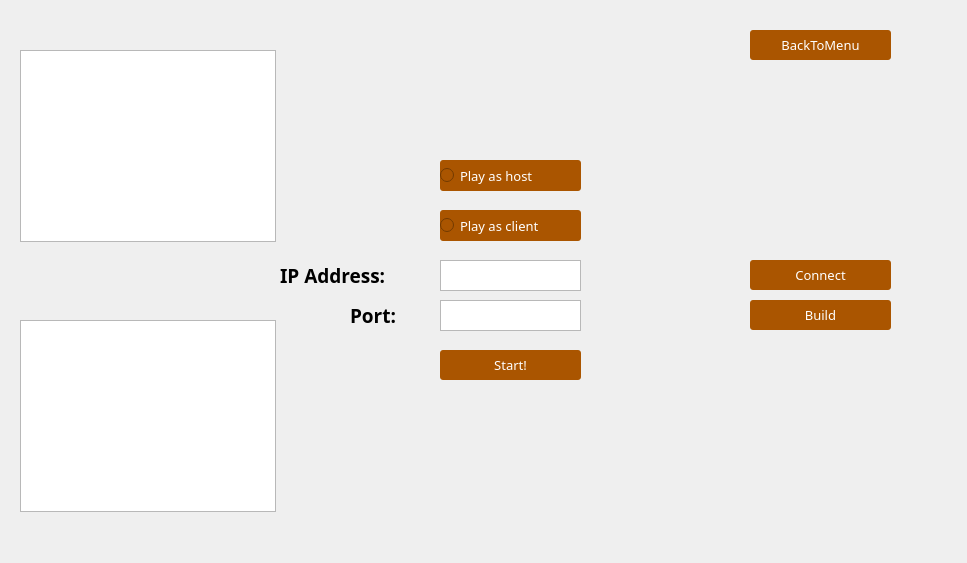
<?xml version="1.0" encoding="UTF-8"?>
<ui version="4.0">
 <class>MultiRoom</class>
 <widget class="QWidget" name="MultiRoom">
  <property name="geometry">
   <rect>
    <x>0</x>
    <y>0</y>
    <width>967</width>
    <height>563</height>
   </rect>
  </property>
  <property name="windowTitle">
   <string>Form</string>
  </property>
  <widget class="QRadioButton" name="HostButton">
   <property name="geometry">
    <rect>
     <x>440</x>
     <y>160</y>
     <width>141</width>
     <height>31</height>
    </rect>
   </property>
   <property name="font">
    <font>
     <family>微软雅黑</family>
     <pointsize>10</pointsize>
    </font>
   </property>
   <property name="layoutDirection">
    <enum>Qt::LeftToRight</enum>
   </property>
   <property name="autoFillBackground">
    <bool>false</bool>
   </property>
   <property name="styleSheet">
    <string notr="true">QRadioButton { background-color: rgb(170, 85, 0); border-radius: 3px; color: rgb(255, 255, 255); }
QRadioButton:hover { background-color: rgb(0, 170, 255); }</string>
   </property>
   <property name="text">
    <string>Play as host</string>
   </property>
  </widget>
  <widget class="QRadioButton" name="ClientButton">
   <property name="geometry">
    <rect>
     <x>440</x>
     <y>210</y>
     <width>141</width>
     <height>31</height>
    </rect>
   </property>
   <property name="font">
    <font>
     <family>微软雅黑</family>
     <pointsize>10</pointsize>
    </font>
   </property>
   <property name="contextMenuPolicy">
    <enum>Qt::DefaultContextMenu</enum>
   </property>
   <property name="styleSheet">
    <string notr="true">QRadioButton { background-color: rgb(170, 85, 0); border-radius: 3px; color: rgb(255, 255, 255); }
QRadioButton:hover { background-color: rgb(0, 170, 255); }</string>
   </property>
   <property name="text">
    <string>Play as client</string>
   </property>
  </widget>
  <widget class="QTextEdit" name="textEditIP">
   <property name="geometry">
    <rect>
     <x>440</x>
     <y>260</y>
     <width>141</width>
     <height>31</height>
    </rect>
   </property>
  </widget>
  <widget class="QTextEdit" name="textEditPort">
   <property name="geometry">
    <rect>
     <x>440</x>
     <y>300</y>
     <width>141</width>
     <height>31</height>
    </rect>
   </property>
  </widget>
  <widget class="QPushButton" name="pushButtonBuild">
   <property name="geometry">
    <rect>
     <x>750</x>
     <y>300</y>
     <width>141</width>
     <height>30</height>
    </rect>
   </property>
   <property name="font">
    <font>
     <family>微软雅黑</family>
     <pointsize>10</pointsize>
    </font>
   </property>
   <property name="styleSheet">
    <string notr="true">QPushButton { background-color: rgb(170, 85, 0); border-radius: 3px; color: rgb(255, 255, 255); } QPushButton:hover { background-color: rgb(0, 170, 255); } QPushButton:disabled { background-color: rgb(170, 170, 170); }</string>
   </property>
   <property name="text">
    <string>Build</string>
   </property>
  </widget>
  <widget class="QPushButton" name="pushButtonConnect">
   <property name="geometry">
    <rect>
     <x>750</x>
     <y>260</y>
     <width>141</width>
     <height>30</height>
    </rect>
   </property>
   <property name="font">
    <font>
     <family>微软雅黑</family>
     <pointsize>10</pointsize>
    </font>
   </property>
   <property name="styleSheet">
    <string notr="true">QPushButton { background-color: rgb(170, 85, 0); border-radius: 3px; color: rgb(255, 255, 255); } QPushButton:hover { background-color: rgb(0, 170, 255); } QPushButton:disabled { background-color: rgb(170, 170, 170); }</string>
   </property>
   <property name="text">
    <string>Connect</string>
   </property>
  </widget>
  <widget class="QPushButton" name="pushButtonStart">
   <property name="geometry">
    <rect>
     <x>440</x>
     <y>350</y>
     <width>141</width>
     <height>30</height>
    </rect>
   </property>
   <property name="font">
    <font>
     <family>微软雅黑</family>
     <pointsize>10</pointsize>
    </font>
   </property>
   <property name="styleSheet">
    <string notr="true">QPushButton { background-color: rgb(170, 85, 0); border-radius: 3px; color: rgb(255, 255, 255); } QPushButton:hover { background-color: rgb(0, 170, 255); } QPushButton:disabled { background-color: rgb(170, 170, 170); }</string>
   </property>
   <property name="text">
    <string>Start!</string>
   </property>
  </widget>
  <widget class="QLabel" name="IPPort">
   <property name="geometry">
    <rect>
     <x>350</x>
     <y>300</y>
     <width>71</width>
     <height>30</height>
    </rect>
   </property>
   <property name="font">
    <font>
     <family>Rockwell</family>
     <pointsize>14</pointsize>
     <weight>75</weight>
     <bold>true</bold>
    </font>
   </property>
   <property name="styleSheet">
    <string notr="true"/>
   </property>
   <property name="text">
    <string>Port:</string>
   </property>
  </widget>
  <widget class="QLabel" name="labelIP">
   <property name="geometry">
    <rect>
     <x>280</x>
     <y>260</y>
     <width>131</width>
     <height>30</height>
    </rect>
   </property>
   <property name="font">
    <font>
     <family>Rockwell</family>
     <pointsize>14</pointsize>
     <weight>75</weight>
     <bold>true</bold>
    </font>
   </property>
   <property name="styleSheet">
    <string notr="true"/>
   </property>
   <property name="text">
    <string>IP Address:</string>
   </property>
  </widget>
  <widget class="QPushButton" name="pushButtonBackToMenu">
   <property name="geometry">
    <rect>
     <x>750</x>
     <y>30</y>
     <width>141</width>
     <height>30</height>
    </rect>
   </property>
   <property name="font">
    <font>
     <family>微软雅黑</family>
     <pointsize>10</pointsize>
    </font>
   </property>
   <property name="styleSheet">
    <string notr="true">QPushButton { background-color: rgb(170, 85, 0); border-radius: 3px; color: rgb(255, 255, 255); } QPushButton:hover { background-color: rgb(0, 170, 255); }</string>
   </property>
   <property name="text">
    <string>BackToMenu</string>
   </property>
  </widget>
  <widget class="QTextBrowser" name="textBrowser1">
   <property name="geometry">
    <rect>
     <x>20</x>
     <y>50</y>
     <width>256</width>
     <height>192</height>
    </rect>
   </property>
  </widget>
  <widget class="QTextBrowser" name="textBrowser2">
   <property name="geometry">
    <rect>
     <x>20</x>
     <y>320</y>
     <width>256</width>
     <height>192</height>
    </rect>
   </property>
  </widget>
 </widget>
 <resources/>
 <connections/>
</ui>
